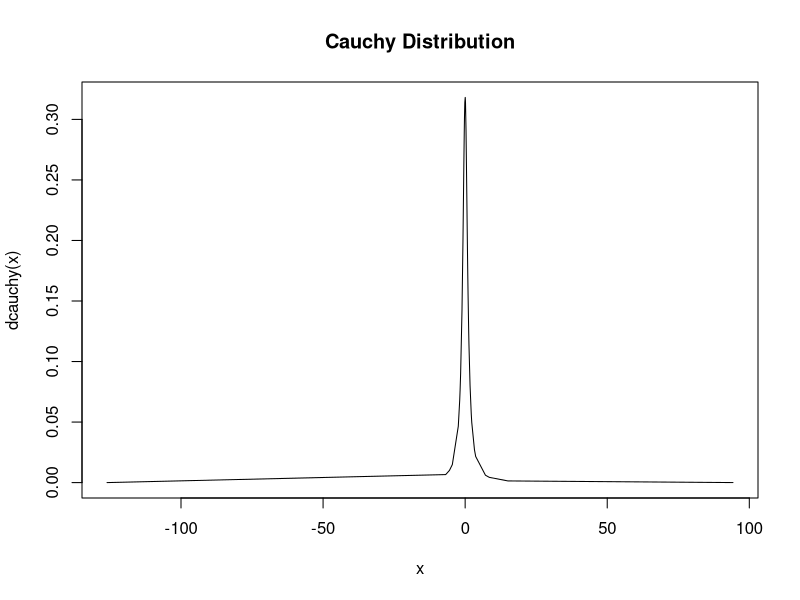

Here is the R script that generated this plot:
#location=0 & scale=1 are default values
x<-rcauchy(50)
x<-sort(x)
plot(x,dcauchy(x),main = "Cauchy Distribution",type='l')